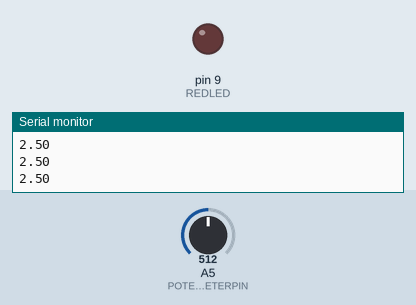
Bench run of a sketch on a simulated Arduino Uno, built with avr-gcc and run on an emulated ATmega328P. On the bench: output pins drawn as LEDs (lit = HIGH), the last lines printed to the serial monitor. The inputs (shaded band) are chosen by the test bench; at power-on: A5 (POTENTIOMETERPIN) = 512.

Above: at 1.3 s.
1.4 s: A5 (POTENTIOMETERPIN) set to 602
3.2 s: A5 (POTENTIOMETERPIN) set to 627
At 4.9 s:
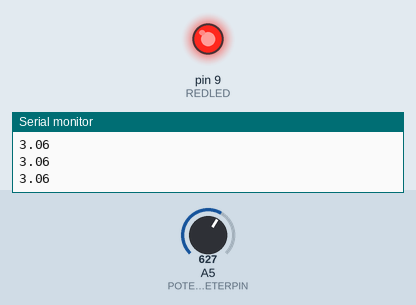
5.5 s: A5 (POTENTIOMETERPIN) set to 511
At 6.5 s:
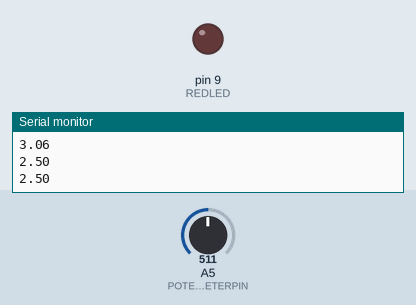
7.5 s: A5 (POTENTIOMETERPIN) set to 716
At 9.3 s:
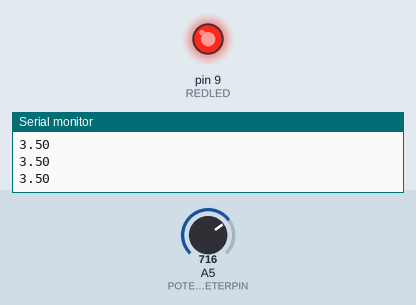
Timing chart, 0 to 10.5 s (numbered marks = the images above; inputs shaded):
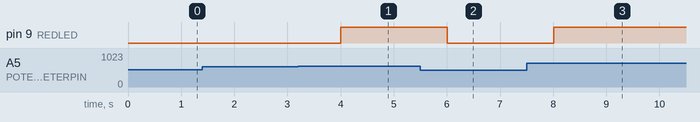

Measured:
- the behaviour switches between 613 and 614 on A5 (POTENTIOMETERPIN) (found by bisection; images 0 and 1)
- after the input at 3.2 s, pin 9 (REDLED): LOW → HIGH after 0.80 s
- after the input at 5.5 s, pin 9 (REDLED): HIGH → LOW after 0.51 s
- after the input at 7.5 s, pin 9 (REDLED): LOW → HIGH after 0.51 s

The sketch:

Lesson_17_-_Understanding_Arduino_While_Loops_Part_2.ino
```cpp
//Declaring Variables
int POTENTIOMETERVAL;
int DELAY = 500;
int POTENTIOMETERPIN = A5;
int REDLED = 9;
float VOLTAGE;

void setup() {
  //Sarting serial monitor
  Serial.begin(9600);
  //Sarting Red LED and Potentiometer Pin
  pinMode(REDLED, OUTPUT);
  pinMode(POTENTIOMETERPIN, INPUT);

}

void loop() {
  //Getting analogRead voltage
  POTENTIOMETERVAL = analogRead(POTENTIOMETERPIN);
  //Getting actual Voltage by converting potentiometer analogread value
  VOLTAGE = (5. / 1023.) * POTENTIOMETERVAL;
  Serial.println(VOLTAGE);
  delay(DELAY);

  //Making while loop
  while (VOLTAGE > 3) {
    //Turning on Red LED
    digitalWrite(REDLED, HIGH);
    //We need to rewrite everything inside the loop
    //If we don't, the while loop will continue on forever and ever
    //The while loop has to also read the voltage and print it
    POTENTIOMETERVAL = analogRead(POTENTIOMETERPIN);
    VOLTAGE = (5. / 1023) * POTENTIOMETERVAL;
    Serial.println(VOLTAGE);
    delay(DELAY);
  }
  //Turning off the Red LED
  //This is after the while loop since we want to execute it while the while condition is not met
  digitalWrite(REDLED, LOW);

}
```
